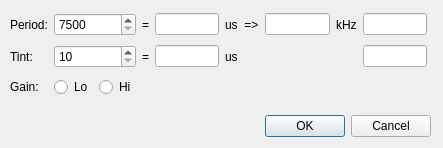
<?xml version="1.0" encoding="UTF-8"?>
<ui version="4.0">
 <class>DialogTriggerSettings</class>
 <widget class="QDialog" name="DialogTriggerSettings">
  <property name="geometry">
   <rect>
    <x>0</x>
    <y>0</y>
    <width>443</width>
    <height>148</height>
   </rect>
  </property>
  <property name="windowTitle">
   <string>Trigger configuration</string>
  </property>
  <widget class="QDialogButtonBox" name="buttonBox">
   <property name="geometry">
    <rect>
     <x>90</x>
     <y>110</y>
     <width>341</width>
     <height>32</height>
    </rect>
   </property>
   <property name="orientation">
    <enum>Qt::Horizontal</enum>
   </property>
   <property name="standardButtons">
    <set>QDialogButtonBox::Cancel|QDialogButtonBox::Ok</set>
   </property>
  </widget>
  <widget class="QWidget" name="gridLayoutWidget">
   <property name="geometry">
    <rect>
     <x>10</x>
     <y>10</y>
     <width>417</width>
     <height>91</height>
    </rect>
   </property>
   <layout class="QGridLayout" name="gridLayout">
    <item row="1" column="2">
     <widget class="QLabel" name="label_6">
      <property name="text">
       <string>=</string>
      </property>
     </widget>
    </item>
    <item row="0" column="0">
     <widget class="QLabel" name="label">
      <property name="text">
       <string>Period:</string>
      </property>
     </widget>
    </item>
    <item row="1" column="7">
     <widget class="QLineEdit" name="lineTintOK">
      <property name="alignment">
       <set>Qt::AlignCenter</set>
      </property>
      <property name="readOnly">
       <bool>true</bool>
      </property>
     </widget>
    </item>
    <item row="0" column="3">
     <widget class="QLineEdit" name="linePeriodUs">
      <property name="alignment">
       <set>Qt::AlignRight|Qt::AlignTrailing|Qt::AlignVCenter</set>
      </property>
      <property name="readOnly">
       <bool>true</bool>
      </property>
     </widget>
    </item>
    <item row="0" column="6">
     <widget class="QLabel" name="label_4">
      <property name="text">
       <string>kHz</string>
      </property>
     </widget>
    </item>
    <item row="0" column="5">
     <widget class="QLineEdit" name="lineFreqKhz">
      <property name="alignment">
       <set>Qt::AlignRight|Qt::AlignTrailing|Qt::AlignVCenter</set>
      </property>
      <property name="readOnly">
       <bool>true</bool>
      </property>
     </widget>
    </item>
    <item row="0" column="7">
     <widget class="QLineEdit" name="linePeriodOK">
      <property name="alignment">
       <set>Qt::AlignCenter</set>
      </property>
      <property name="readOnly">
       <bool>true</bool>
      </property>
     </widget>
    </item>
    <item row="1" column="0">
     <widget class="QLabel" name="label_2">
      <property name="text">
       <string>Tint:</string>
      </property>
     </widget>
    </item>
    <item row="0" column="4">
     <widget class="QLabel" name="label_3">
      <property name="text">
       <string>us  =&gt;</string>
      </property>
     </widget>
    </item>
    <item row="0" column="2">
     <widget class="QLabel" name="label_5">
      <property name="text">
       <string>=</string>
      </property>
     </widget>
    </item>
    <item row="1" column="3">
     <widget class="QLineEdit" name="lineTintUs">
      <property name="alignment">
       <set>Qt::AlignRight|Qt::AlignTrailing|Qt::AlignVCenter</set>
      </property>
      <property name="readOnly">
       <bool>true</bool>
      </property>
     </widget>
    </item>
    <item row="1" column="4">
     <widget class="QLabel" name="label_7">
      <property name="text">
       <string>us</string>
      </property>
     </widget>
    </item>
    <item row="2" column="0">
     <widget class="QLabel" name="label_8">
      <property name="text">
       <string>Gain:</string>
      </property>
     </widget>
    </item>
    <item row="0" column="1">
     <widget class="QSpinBox" name="spinPeriodTicks">
      <property name="minimum">
       <number>7500</number>
      </property>
      <property name="maximum">
       <number>65535</number>
      </property>
     </widget>
    </item>
    <item row="1" column="1">
     <widget class="QSpinBox" name="spinTintTicks">
      <property name="minimum">
       <number>10</number>
      </property>
      <property name="maximum">
       <number>65535</number>
      </property>
     </widget>
    </item>
    <item row="2" column="1">
     <layout class="QHBoxLayout" name="horizontalLayout">
      <item>
       <widget class="QRadioButton" name="radioLow">
        <property name="text">
         <string>Lo</string>
        </property>
        <attribute name="buttonGroup">
         <string notr="true">buttonGroup</string>
        </attribute>
       </widget>
      </item>
      <item>
       <widget class="QRadioButton" name="radioHigh">
        <property name="text">
         <string>Hi</string>
        </property>
        <attribute name="buttonGroup">
         <string notr="true">buttonGroup</string>
        </attribute>
       </widget>
      </item>
     </layout>
    </item>
   </layout>
  </widget>
 </widget>
 <resources/>
 <connections>
  <connection>
   <sender>buttonBox</sender>
   <signal>accepted()</signal>
   <receiver>DialogTriggerSettings</receiver>
   <slot>accept()</slot>
   <hints>
    <hint type="sourcelabel">
     <x>248</x>
     <y>254</y>
    </hint>
    <hint type="destinationlabel">
     <x>157</x>
     <y>274</y>
    </hint>
   </hints>
  </connection>
  <connection>
   <sender>buttonBox</sender>
   <signal>rejected()</signal>
   <receiver>DialogTriggerSettings</receiver>
   <slot>reject()</slot>
   <hints>
    <hint type="sourcelabel">
     <x>316</x>
     <y>260</y>
    </hint>
    <hint type="destinationlabel">
     <x>286</x>
     <y>274</y>
    </hint>
   </hints>
  </connection>
 </connections>
 <buttongroups>
  <buttongroup name="buttonGroup"/>
 </buttongroups>
</ui>
